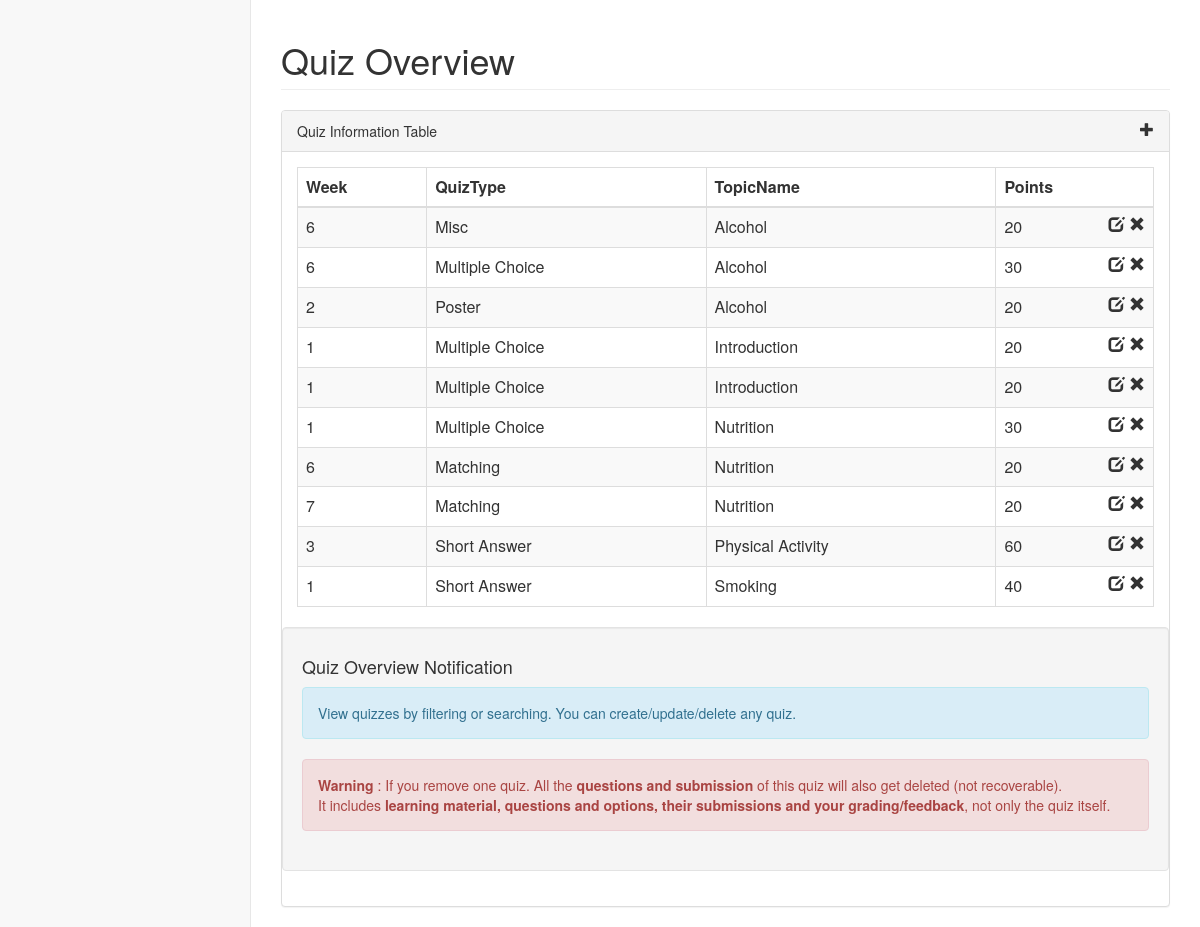
/isnap2change/researcher/quiz.php, run on the app's committed database.
### tables this page shows
CREATE TABLE IF NOT EXISTS `Quiz` (
    QuizID MEDIUMINT AUTO_INCREMENT,
    Week MEDIUMINT,
    QuizType ENUM('SAQ', 'MCQ', 'Matching', 'Poster', 'Misc'),    
    TopicID MEDIUMINT,
    CONSTRAINT Quiz_QuizID_PK PRIMARY KEY (QuizID),
    CONSTRAINT Quiz_TopicID_FK FOREIGN KEY (TopicID)
        REFERENCES Topic (TopicID)
        ON DELETE CASCADE ON UPDATE CASCADE
);

CREATE TABLE IF NOT EXISTS `Topic` (
    TopicID MEDIUMINT AUTO_INCREMENT,
    TopicName VARCHAR(190) UNIQUE,
    CONSTRAINT Topic_TopicID_PK PRIMARY KEY (TopicID)
);

CREATE TABLE IF NOT EXISTS `Misc_Section` (
    QuizID MEDIUMINT,
    QuizSubType TEXT,
    Points MEDIUMINT,
    CONSTRAINT Misc_Section_QuizID_PK PRIMARY KEY (QuizID),
    CONSTRAINT Misc_Section_QuizID_FK FOREIGN KEY (QuizID)
        REFERENCES Quiz (QuizID)
        ON DELETE CASCADE ON UPDATE CASCADE
);

CREATE TABLE IF NOT EXISTS `MCQ_Section` (
    QuizID MEDIUMINT,
    Points MEDIUMINT DEFAULT 0,
    Questionnaires BOOLEAN DEFAULT 0,
    CONSTRAINT MCQ_Section_QuizID_PK PRIMARY KEY (QuizID),
    CONSTRAINT MCQ_Section_QuizID_FK FOREIGN KEY (QuizID)
        REFERENCES Quiz (QuizID)
        ON DELETE CASCADE ON UPDATE CASCADE
);

CREATE TABLE IF NOT EXISTS `Poster_Section` (
    QuizID MEDIUMINT,
    Question TEXT,
    Points MEDIUMINT,
    CONSTRAINT Poster_Section_QuizID_PK PRIMARY KEY (QuizID),
    CONSTRAINT Poster_Section_QuizID_FK FOREIGN KEY (QuizID)
        REFERENCES Quiz (QuizID)
        ON DELETE CASCADE ON UPDATE CASCADE
);

CREATE TABLE IF NOT EXISTS `Matching_Section` (
    QuizID MEDIUMINT,
    Description TEXT,
    Points MEDIUMINT,
    CONSTRAINT Matching_Section_QuizID_PK PRIMARY KEY (QuizID),
    CONSTRAINT Matching_Section_QuizID_FK FOREIGN KEY (QuizID)
        REFERENCES Quiz (QuizID)
        ON DELETE CASCADE ON UPDATE CASCADE
);

### isnap2change/mysql-lib.php (called while the page is built, shortened)
<?php
    function getQuizzes($conn){
        $quizSql = "SELECT QuizID, Week, QuizType, TopicName
                   FROM Quiz NATURAL JOIN Topic";
        $quizQuery = $conn->prepare($quizSql);
        $quizQuery->execute();
        $quizResult = $quizQuery->fetchAll(PDO::FETCH_OBJ);
        return $quizResult;
    }
    function getQuizPoints($conn, $quizID){
        $pointsBySection = array('MCQ', 'Matching', 'Poster', 'Misc');
        $pointsByQuestion = array('SAQ');
        $points = 0;
        $quizTypeSql = "SELECT COUNT(*) FROM Quiz WHERE QuizID = ?";
        $quizTypeQuery = $conn->prepare($quizTypeSql);
        $quizTypeQuery->execute(array($quizID));
        if($quizTypeQuery->fetchColumn() > 0){
            $quizTypeSql = "SELECT QuizType FROM Quiz WHERE QuizID = ?";
            $quizTypeQuery = $conn->prepare($quizTypeSql);
            $quizTypeQuery->execute(array($quizID));
            $quizTypeResult = $quizTypeQuery->fetch(PDO::FETCH_OBJ);
            $quizType = $quizTypeResult->QuizType;
            if(in_array($quizType, $pointsBySection)){
                $pointsSql = "SELECT Points AS SumPoints FROM Quiz NATURAL JOIN ".$quizType."_Section WHERE QuizID = ?";
            } else if(in_array($quizType, $pointsByQuestion)){
                $pointsSql = "SELECT SUM(Points) AS SumPoints FROM Quiz NATURAL JOIN SAQ_Section NATURAL JOIN SAQ_Question WHERE QuizID = ?";
            }
            $pointsQuery = $conn->prepare($pointsSql);
            $pointsQuery->execute(array($quizID));
            $pointsResult = $pointsQuery->fetch(PDO::FETCH_OBJ);
            $points = $pointsResult->SumPoints;
        }
        return $points;
    }
?>

### isnap2change/researcher/quiz.php (the view, shortened to what this page needs)
<?php
    require_once("../mysql-lib.php");
    $pageName = "quiz";
    $columnName = array('QuizID','Week','QuizType','TopicName','Points');
    try{
        $conn = db_connect();
    } catch(Exception $e) {
        debug_err($pageName, $e);
    }
    try{
        if(isset($_GET['week'])){
            $quizResult = getQuizzesByWeek($conn, $_GET['week']);
        }else{
            $quizResult = getQuizzes($conn);
        }
    } catch(Exception $e) {
        debug_err($pageName, $e);
    }
?>
<!DOCTYPE html>
<html lang="en">
<head>
    <link href="../bower_components/bootstrap/dist/css/bootstrap.min.css" rel="stylesheet">
    <link href="../bower_components/metisMenu/dist/metisMenu.min.css" rel="stylesheet">
    <link href="../bower_components/datatables-plugins/integration/bootstrap/3/dataTables.bootstrap.css" rel="stylesheet">
    <link href="../dist/css/sb-admin-2.css" rel="stylesheet">
    <link href="../bower_components/font-awesome/css/font-awesome.min.css" rel="stylesheet" type="text/css">
</head>
<body>
    <div id="wrapper">
        <div id="page-wrapper">
            <div class="row">
                <div class="col-lg-12">
                    <h1 class="page-header">Quiz Overview
                    </h1>
                </div>
            </div>
            <div class="row">
                <div class="col-lg-12">
                    <div class="panel panel-default">
                        <div class="panel-heading">
                            Quiz Information Table <span class="glyphicon glyphicon-plus pull-right" data-toggle="modal" data-target="#dialog"></span>
                        </div>
                        <div class="panel-body">
                            <div class="dataTable_wrapper">
                                <table class="table table-striped table-bordered table-hover" id="datatables">
                                    <thead>
                                        <tr>
                                        <?php for($i=0; $i<count($columnName); $i++) {
                                            if ($i==0){?>
                                            <th style="display:none"><?php echo $columnName[$i]; ?></th>
                                            <?php } else {?>
                                            <th><?php echo $columnName[$i]; ?></th>
                                        <?php }
                                        }?>
                                        </tr>
                                    </thead>
                                    <tbody>
                                    <?php for($i=0; $i<count($quizResult); $i++) {?>
                                        <tr class="<?php if($i % 2 == 0){echo "odd";} else {echo "even";} ?>">
                                            <td><?php echo $quizResult[$i]->Week ?></td>
                                            <td><?php if($quizResult[$i]->QuizType=='MCQ') {echo 'Multiple Choice';} else if($quizResult[$i]->QuizType=='SAQ') {echo 'Short Answer';} else {echo $quizResult[$i]->QuizType;} ?></a></td>
                                            <td><?php echo $quizResult[$i]->TopicName ?></td>
                                            <td><?php echo getQuizPoints($conn, $quizResult[$i]->QuizID); ?><span class="glyphicon glyphicon-remove pull-right" aria-hidden="true"></span><span class="pull-right" aria-hidden="true">&nbsp;</span><span class="glyphicon glyphicon-edit pull-right" aria-hidden="true"></span></td>
                                        </tr>
                                    <?php } ?>
                                    </tbody>
                                </table>
                            </div>
                            <div class="well row">
                                <h4>Quiz Overview Notification</h4>
                                <div class="alert alert-info">
                                    <p>View quizzes by filtering or searching. You can create/update/delete any quiz.</p>
                                </div>
                                <div class="alert alert-danger">
                                    <p><strong>Warning</strong> : If you remove one quiz. All the <strong>questions and submission</strong> of this quiz will also get deleted (not recoverable).</p> It includes <strong>learning material, questions and options, their submissions and your grading/feedback</strong>, not only the quiz itself.
                                </div>
                            </div>
                        </div>
                    </div>
                </div>
            </div>
        </div>
    </div>
</body>
</html>

### data on the page
quiz: Week "6", QuizType "Misc", TopicID.TopicName "Alcohol", QuizID.Points "20"
quiz: Week "6", QuizType "Multiple Choice", TopicID.TopicName "Alcohol", QuizID.Points "30"
quiz: Week "2", QuizType "Poster", TopicID.TopicName "Alcohol", QuizID.Points "20"
quiz: Week "1", QuizType "Multiple Choice", TopicID.TopicName "Introduction", QuizID.Points "20"
quiz: Week "1", QuizType "Multiple Choice", TopicID.TopicName "Introduction", QuizID.Points "20"
quiz: Week "1", QuizType "Multiple Choice", TopicID.TopicName "Nutrition", QuizID.Points "30"
quiz: Week "6", QuizType "Matching", TopicID.TopicName "Nutrition", QuizID.Points "20"
quiz: Week "7", QuizType "Matching", TopicID.TopicName "Nutrition", QuizID.Points "20"
quiz: Week "3", QuizType "Short Answer", TopicID.TopicName "Physical Activity", QuizID "60"
quiz: Week "1", QuizType "Short Answer", TopicID.TopicName "Smoking", QuizID "40"

### other printed values
$columnName[$i] "Week"
$columnName[$i] "QuizType"
$columnName[$i] "TopicName"
$columnName[$i] "Points"
